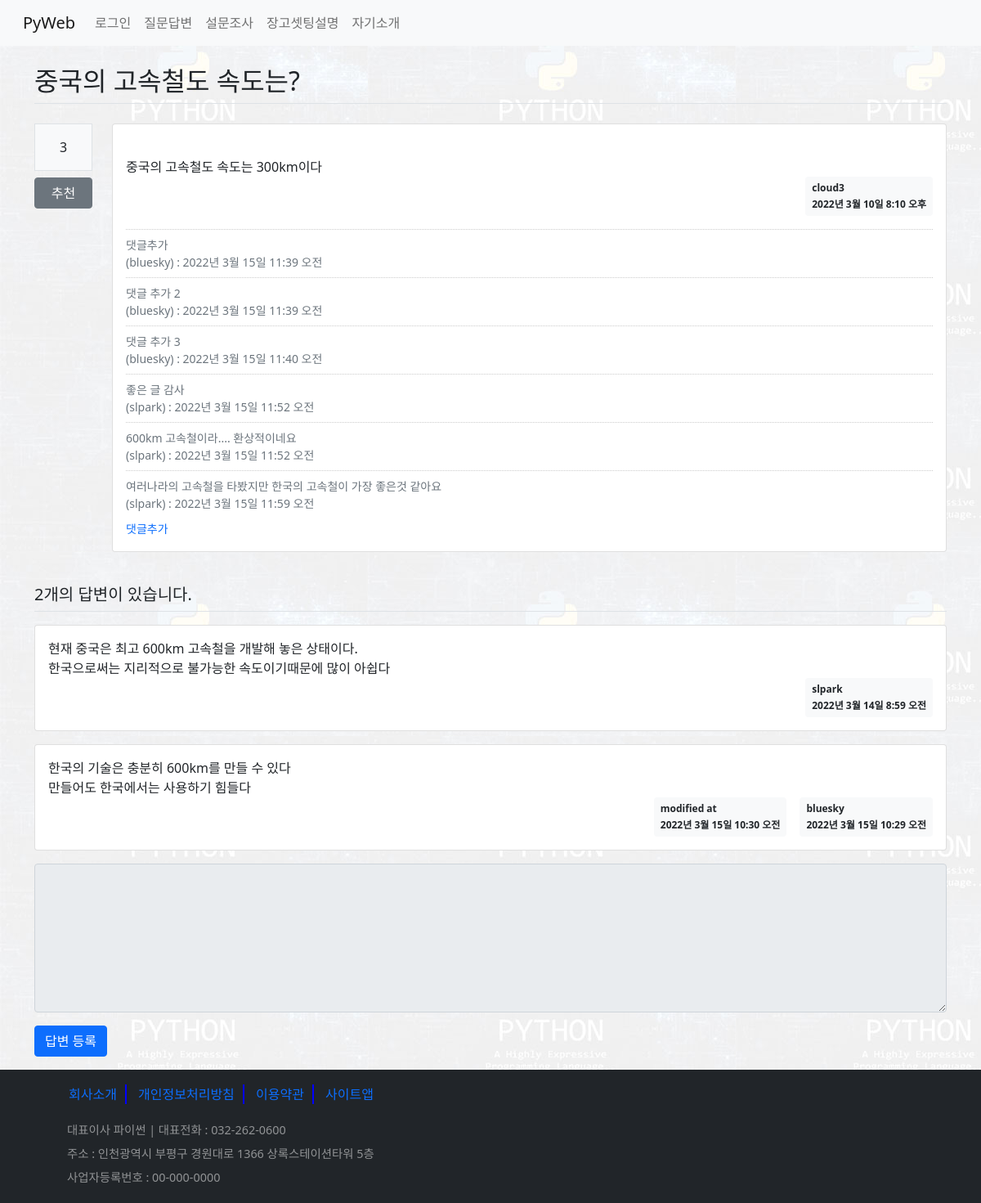
The page /board/27/ on the database its author committed.
### board/models.py (models this page shows, shortened)
class Question(models.Model):
    subject = models.CharField(max_length=200)
    content = models.TextField()
    create_date = models.DateTimeField()  # not null
    modify_date = models.DateTimeField(null=True, blank=True)  # null 허용 blank 폼테이터 null
    author = models.ForeignKey(User, on_delete=models.CASCADE, related_name='author_question')
    voter = models.ManyToManyField(User, related_name='voter_question')  # 추천수 - 다대다 관계

class Comment(models.Model):
    content = models.TextField()    # 댓글 내용
    create_date = models.DateTimeField()   # 댓글 작성일
    modify_date = models.DateTimeField(null=True, blank=True)   # 댓글 수정일
    author = models.ForeignKey(User, on_delete=models.CASCADE)  # 외래키 - 댓글 글쓴이
    question = models.ForeignKey(Question, null=True, blank=True,
                                 on_delete=models.CASCADE)  # 댓글이 달린 질문
    answer = models.ForeignKey(Answer, null=True, blank=True,
                               on_delete=models.CASCADE)  # 댓글이 달린 답변

class Answer(models.Model):
    content = models.TextField()
    create_date = models.DateTimeField()
    modify_date = models.DateTimeField(null=True, blank=True)
    question = models.ForeignKey(Question, on_delete=models.CASCADE)
    author = models.ForeignKey(User, on_delete=models.CASCADE)

### board/views/base_views.py (the view)
# urls.py: path('<int:question_id>/', base_views.detail, name='detail'), #127.0.0.1:8000/board/1/
def detail(request, question_id):
    question = get_object_or_404(Question, pk=question_id)  #url경로 오류 처리
    context = {'question': question}
    return render(request, 'board/detail.html', context)

### templates/board/detail.html (shortened to what this page needs)
{% extends 'base.html' %}
{% block content %}
    <div class="container my-3">
       <h2 class="border-bottom py-2">{{ question.subject }}</h2>
        <div class="row">
            <div class="col-1 my-3">
                <div class="bg-light text-center border p-3 font-weigh-bolder">
{{ question.voter.count }}
                </div>
                <a href="#" data-uri = "{% url 'board:vote_question' question.id %}"
                   class="recommend btn btn-secondary btn-block my-2">추천</a>
            </div>
            <div class="col-11">
            <div class="card my-3">
                <div class="card-body">
                    <div class="card-text" style="white-space:pre-line">
                        {{ question.content }}
                    </div>
                    <div class="d-flex justify-content-end">
                        <div class="badge badge-light text-dark p-2 text-left">
                            <div class="mb-2">{{ question.author }}</div>
                            <div>{{ question.create_date }}</div>
                        </div>
                    </div>
                    <div class="mt-3">
                        {% for comment in question.comment_set.all %}
                        <div class="comment text-muted py-2 small">
                            <span style="white-space:pre-line;">{{ comment.content }}</span><br>
                            <span>
                                ({{ comment.author }}) : {{ comment.create_date }}
                            </span>
                            <br>
                        </div>
                        {% endfor %}
                    </div>
                    <div >
                        <a href="{% url 'board:comment_create_question' question.id %}"
                        class="text-decoration-none small">댓글추가</a>
                    </div>
                </div>
            </div>
            </div>
        </div>
        <h5 class="border-bottom my-3 py-2">
            {{ question.answer_set.count }}개의 답변이 있습니다.
        </h5>
        {% for answer in question.answer_set.all %}
        <div class="card my-3">
            <div class="card-body">
                <div class="card-text" style="white-space:pre-line">{{ answer.content }}</div>
                <div class="d-flex justify-content-end">
                    {% if answer.modify_date %}
                    <div class="badge badge-light badge text-dark p-2 mx-3 text-left">
                        <div class="mb-2">modified at</div>
                        <div>{{ answer.modify_date }}</div>
                    </div>
                    {% endif %}
                    <div class="badge badge-light badge text-dark p-2 text-left">
                        <div class="mb-2">{{ answer.author }}</div>
                        <div>{{ answer.create_date }}</div>
                    </div>
                </div>
            </div>
        </div>
        {% endfor %}
        <form action="{% url 'board:answer_create' question.id %}" method="post">
          <div class="form-group">
              <textarea name="content" rows="7" cols="60" class="form-control"
                        {% if not user.is_authenticated %} disabled {% endif %}></textarea>
          </div>
          <input type="submit" value="답변 등록" class="btn btn-primary">
      </form>
    </div>
{% endblock %}

### static/board/css/style.css (style rules this page uses)
.comment { border-top: 1px dotted #ccc; }

### rows shown on the page
Question: subject "중국의 고속철도 속도는?", voter.count "3", content "중국의 고속철도 속도는 300km이다", author "cloud3", create_date "2022년 3월 10일 8:10 오후", answer_set.count "2"
Comment: content "댓글추가", author "bluesky", create_date "2022년 3월 15일 11:39 오전"
Comment: content "댓글 추가 2", author "bluesky", create_date "2022년 3월 15일 11:39 오전"
Comment: content "댓글 추가 3", author "bluesky", create_date "2022년 3월 15일 11:40 오전"
Comment: content "좋은 글 감사", author "slpark", create_date "2022년 3월 15일 11:52 오전"
Comment: content "600km 고속철이라.... 환상적이네요", author "slpark", create_date "2022년 3월 15일 11:52 오전"
Comment: content "여러나라의 고속철을 타봤지만 한국의 고속철이 가장 좋은것 같아요", author "slpark", create_date "2022년 3월 15일 11:59 오전"
Answer: content "현재 중국은 최고 600km 고속철을 개발해 놓은 상태이다. 한국으로써는 지리적으로 불가능한 속도이기때문에 많이 아쉽다", author "slpark", create_date "2022년 3월 14일 8:59 오전"
Answer: content "한국의 기술은 충분히 600km를 만들 수 있다 만들어도 한국에서는 사용하기 힘들다", modify_date "2022년 3월 15일 10:30 오전", author "bluesky", create_date "2022년 3월 15일 10:29 오전"
